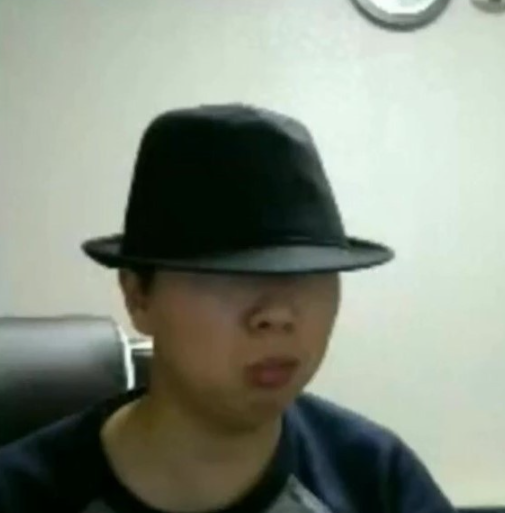
#> input picture AI_Source/AI_01/6_1_OpenCV/images/umm.png, 505 x 513 px
$ python OpenCV_bitwise_1.py
#> lines starting #> are read from the running program, lines starting #| are printed output that depends on the picture; after the words box and inside, x2 and y2 are one past the last pixel; in counts of white or black regions, pixels touching at a corner belong together
### AI_Source/AI_01/6_1_OpenCV/OpenCV_show_func.py
import cv2
import matplotlib.pyplot as plt

def img_show(title='image', img=None, figsize=(8, 5)):
  plt.figure(figsize=figsize)

  if type(img) == list:
    if type(title) == list:
      titles = title
    else:
      titles = []

      for i in range(len(img)):
        titles.append(title)

    for i in range(len(img)):
      # 흑백을 RGB로, BGR을 RGB로 변경하는 작업
      if len(img[i].shape) <= 2:
        rgbImg = cv2.cvtColor(img[i], cv2.COLOR_GRAY2RGB)
      else:
        rgbImg = cv2.cvtColor(img[i], cv2.COLOR_BGR2RGB)

      # plt.subplot(
      #   1,
      #   len(img),
      #   i + 1,
      # )

      plt.subplot(
        1,
        len(img),
        i + 1
      )

      plt.imshow(rgbImg)
      plt.title(title[i])
      plt.xticks([])
      plt.yticks([])

    plt.show()

  else:
    # 흑백을 RGB로, BGR을 RGB로 변경하는 작업
    if len(img.shape) < 3:
      rgbImg = cv2.cvtColor(img, cv2.COLOR_GRAY2RGB)
    else:
      rgbImg = cv2.cvtColor(img, cv2.COLOR_BGR2RGB)

    plt.imshow(rgbImg)
    plt.title(title)
    plt.xticks([])
    plt.yticks([])
    plt.show()

### AI_Source/AI_01/6_1_OpenCV/OpenCV_bitwise_1.py
import numpy as np
import cv2
import matplotlib.pylab as plt
from OpenCV_show_func import img_show

# src = cv2.imread('./images/yeosu.jpg')
src = cv2.imread('./images/umm.png')
#> src is the input picture: shape (513, 505, 3); mean B, G, R 128.4, 141.4, 133.9
mask = np.zeros_like(src)

cv2.circle(mask, (235, 266), 180, (255, 255, 255), -1)
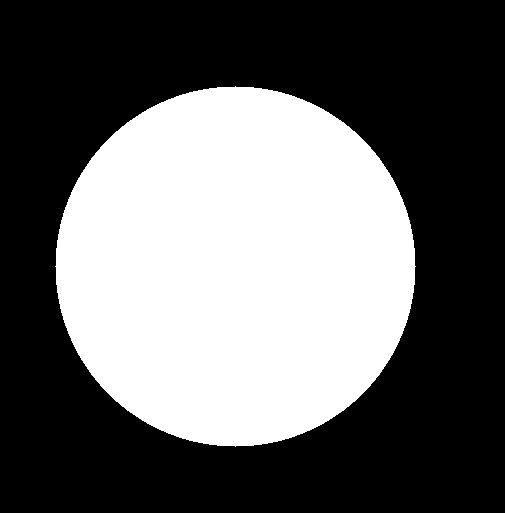
#> mask: shape (513, 505, 3); 39.3% white; 1 white region, box (x1, y1, x2, y2) and area: (55, 86, 416, 447) 101765
# cv2.circle(대상이미지, (원점x, 원점y), 반지름, (색상), 찿우기)

masked = cv2.bitwise_and(src, mask)
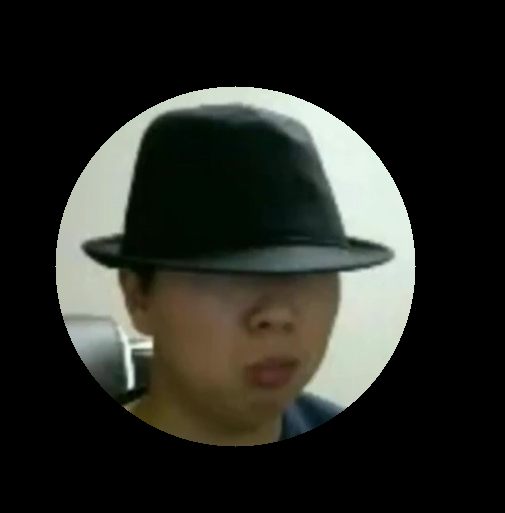
#> masked: shape (513, 505, 3); mean B, G, R 35.4, 40.9, 39.5

img_show(
  ['Original', 'Mask', 'Masked'],
  [src, mask, masked]
)
#> the loop in img_show, `for i in range(len(img)):` made 3 passes
#> in img_show, `plt.show()`:
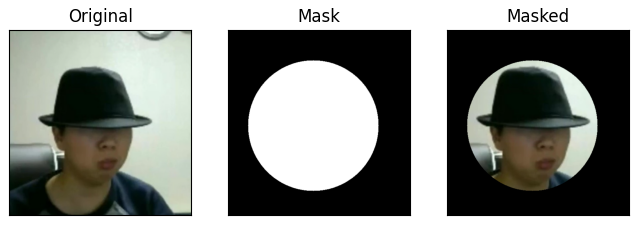
#> figure drawn by matplotlib, 3 panels

cv2.waitKey()
cv2.destroyAllWindows()

$ run again, with AI_Source/AI_01/6_1_OpenCV/images/yeosu.jpg saved as AI_Source/AI_01/6_1_OpenCV/images/umm.png
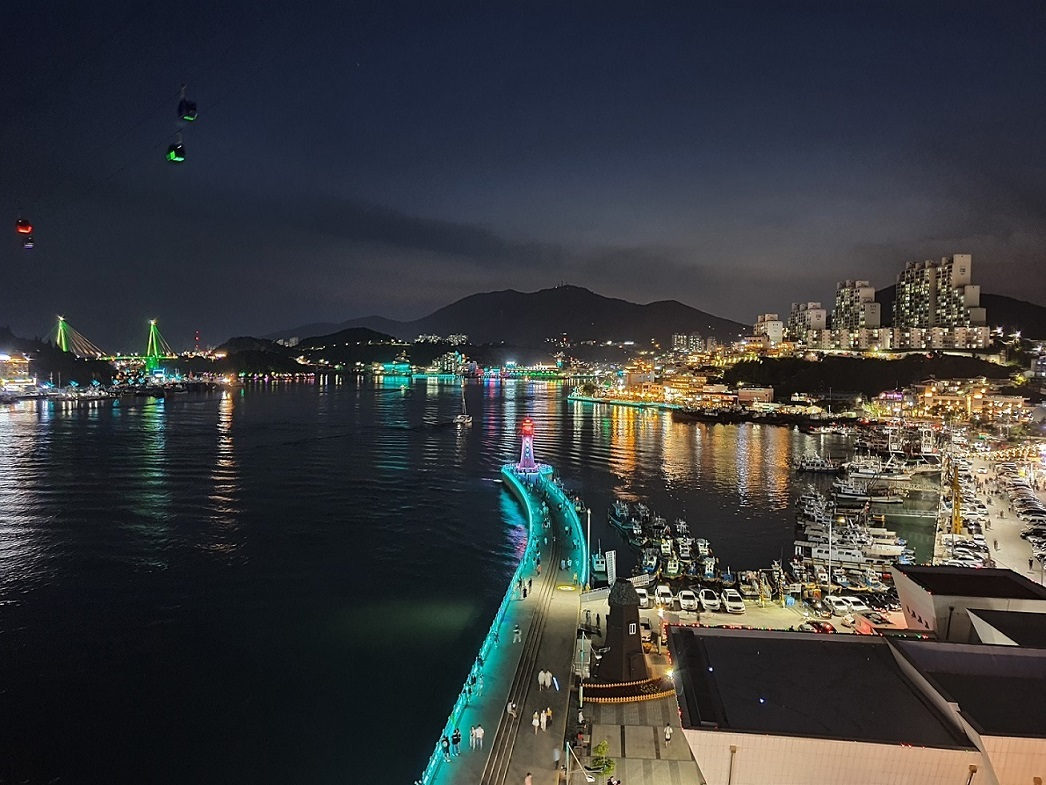
#> input picture AI_Source/AI_01/6_1_OpenCV/images/yeosu.jpg, 1046 x 785 px
#> src is the input picture: shape (785, 1046, 3); mean B, G, R 60, 58.1, 56.9
#> `cv2.circle(mask, (235, 266), 180, (255, 255, 255), -1)`:
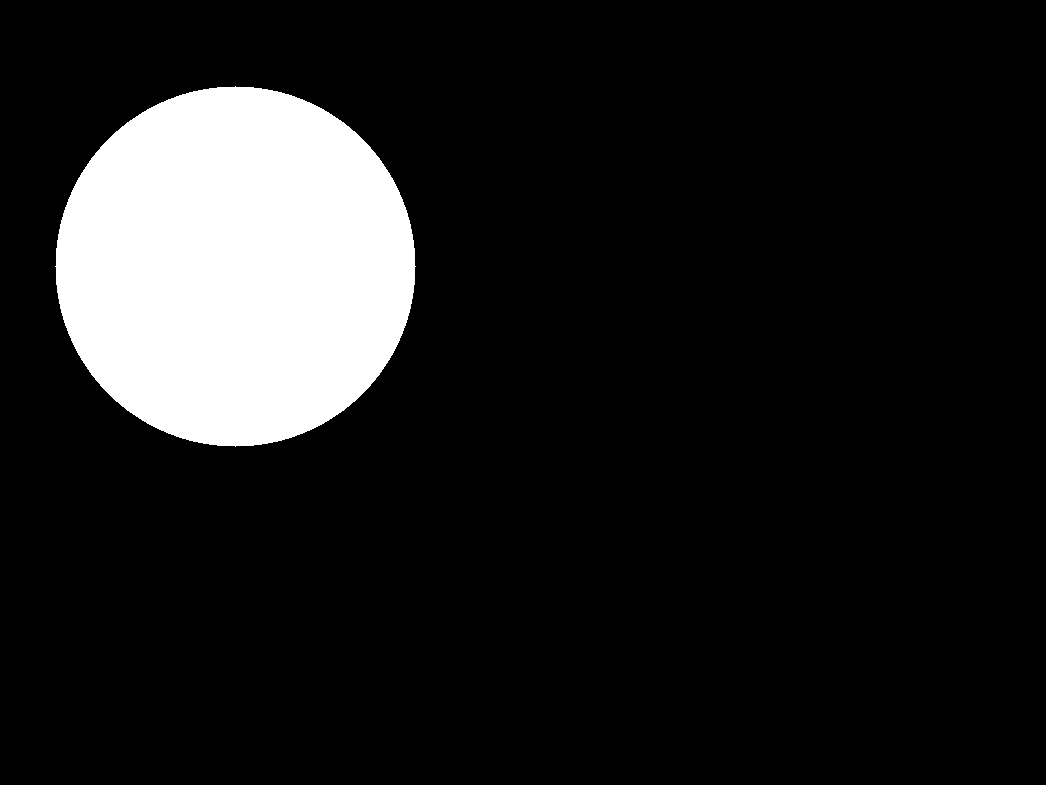
#> mask: shape (785, 1046, 3); 12.4% white; 1 white region, box (x1, y1, x2, y2) and area: (55, 86, 416, 447) 101765
#> the loop in img_show, `for i in range(len(img)):` made 3 passes
#> in img_show, `plt.show()`:
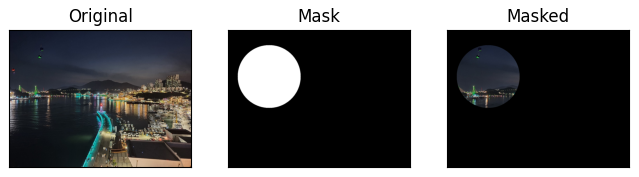
#> figure drawn by matplotlib, 3 panels

$ run again, with AI_Source/AI_01/6_1_OpenCV/images/car_num.png copied over AI_Source/AI_01/6_1_OpenCV/images/umm.png
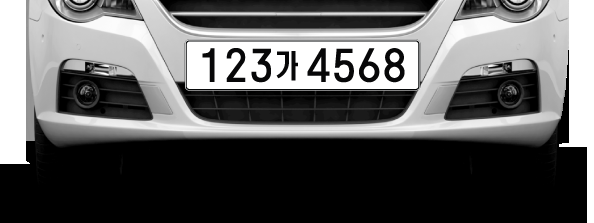
#> input picture AI_Source/AI_01/6_1_OpenCV/images/car_num.png, 594 x 223 px
#> src is the input picture: shape (223, 594, 3); mean B, G, R 95.3, 95.3, 95.3
#> `cv2.circle(mask, (235, 266), 180, (255, 255, 255), -1)`:
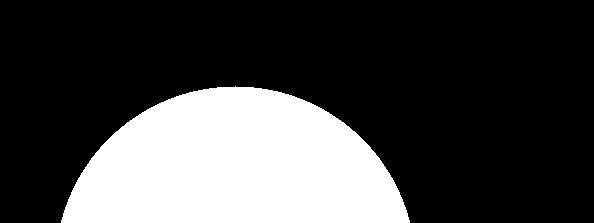
#> mask: shape (223, 594, 3); 26.7% white; 1 white region, box (x1, y1, x2, y2) and area: (61, 86, 410, 223) 35385
#> the loop in img_show, `for i in range(len(img)):` made 3 passes
#> in img_show, `plt.show()`:
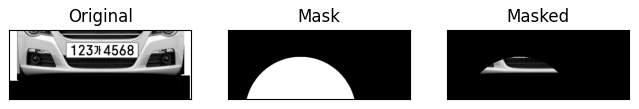
#> figure drawn by matplotlib, 3 panels
